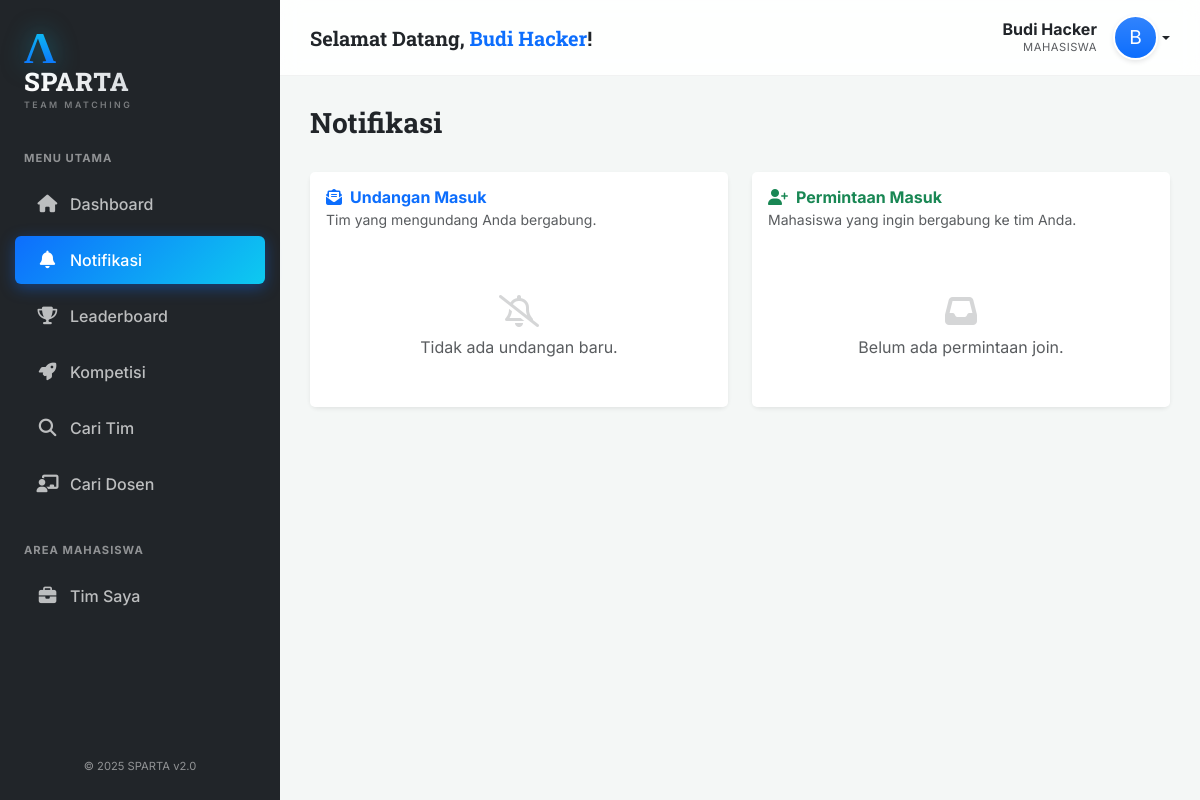
The page /?page=notifikasi (signed in) on the database as committed earlier.
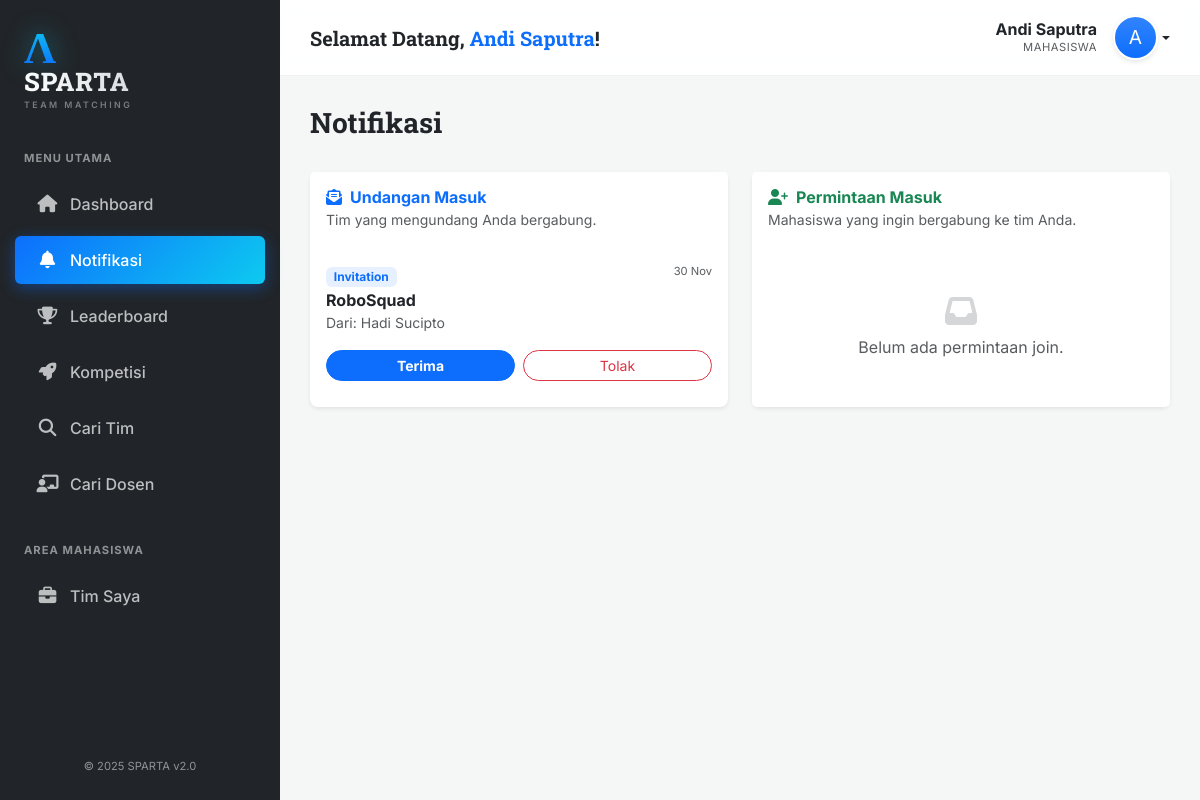
The same page on the database as committed later.
### tables this page shows
CREATE TABLE Invitasi (
    ID_Invitasi INT AUTO_INCREMENT PRIMARY KEY,
    ID_Tim INT NOT NULL,
    ID_Pengirim INT NOT NULL,  
    ID_Penerima INT NOT NULL,  
    Tipe_Penerima ENUM('mahasiswa', 'dosen') NOT NULL,
    Status ENUM('Pending', 'Diterima', 'Ditolak') DEFAULT 'Pending',
    Tanggal_Kirim DATETIME DEFAULT CURRENT_TIMESTAMP,
    FOREIGN KEY (ID_Tim) REFERENCES Tim(ID_Tim) ON DELETE CASCADE
);

CREATE TABLE Tim (
    ID_Tim INT AUTO_INCREMENT PRIMARY KEY,
    Nama_Tim VARCHAR(100) NOT NULL,
    Status_Pencarian ENUM('Terbuka', 'Tertutup') DEFAULT 'Terbuka',
    Deskripsi_Tim TEXT,
    Kebutuhan_Role TEXT DEFAULT NULL,  
    ID_Lomba INT NOT NULL,
    ID_Kategori INT DEFAULT NULL,  
    ID_Mahasiswa_Ketua INT NOT NULL,
    ID_Dosen_Pembimbing INT,
    ID_Peringkat INT,
    FOREIGN KEY (ID_Lomba) REFERENCES Lomba(ID_Lomba) ON DELETE CASCADE,
    FOREIGN KEY (ID_Kategori) REFERENCES Kategori_Lomba(ID_Kategori) ON DELETE SET NULL,
    FOREIGN KEY (ID_Mahasiswa_Ketua) REFERENCES Mahasiswa(ID_Mahasiswa),
    FOREIGN KEY (ID_Dosen_Pembimbing) REFERENCES Dosen_Pembimbing(ID_Dosen),
    FOREIGN KEY (ID_Peringkat) REFERENCES Peringkat_Juara(ID_Peringkat)
);

CREATE TABLE Mahasiswa (
    ID_Mahasiswa INT AUTO_INCREMENT PRIMARY KEY,
    NIM VARCHAR(20) UNIQUE DEFAULT NULL,
    Nama_Mahasiswa VARCHAR(150) NOT NULL,
    Email VARCHAR(100) UNIQUE NOT NULL,
    Password_Hash VARCHAR(255) NOT NULL,
    Tempat_Lahir VARCHAR(50),
    Tanggal_Lahir DATE,
    Bio TEXT,
    No_HP VARCHAR(20) DEFAULT NULL,
    LinkedIn VARCHAR(255) DEFAULT NULL,
    Total_Poin FLOAT DEFAULT 0,
    ID_Prodi INT DEFAULT NULL,
    Foto_Profil VARCHAR(255) DEFAULT NULL,
    Is_Verified TINYINT(1) DEFAULT 0,
    Verification_Token VARCHAR(255) DEFAULT NULL,
    FOREIGN KEY (ID_Prodi) REFERENCES Prodi(ID_Prodi) ON DELETE SET NULL
);

### src/pages/notifikasi.php (the view, shortened to what the changed rows need)
<?php
$userId = $_SESSION['user_id'];
$sqlInvite = "SELECT i.*, t.Nama_Tim, m.Nama_Mahasiswa as PengirimName, 'incoming_invite' as Tipe
              FROM Invitasi i
              JOIN Tim t ON i.ID_Tim = t.ID_Tim
              JOIN Mahasiswa m ON i.ID_Pengirim = m.ID_Mahasiswa
              WHERE i.ID_Penerima = ? AND i.Status = 'Pending'
              AND t.ID_Mahasiswa_Ketua != ? -- Pastikan bukan request tim sendiri
              ORDER BY i.ID_Invitasi DESC";
$stmtInv = $pdo->prepare($sqlInvite);
$stmtInv->execute([$userId, $userId]);
$myInvites = $stmtInv->fetchAll();
$sqlReq = "SELECT i.*, t.Nama_Tim, m.Nama_Mahasiswa as PengirimName, m.Foto_Profil, m.NIM, 'incoming_request' as Tipe
           FROM Invitasi i
           JOIN Tim t ON i.ID_Tim = t.ID_Tim
           JOIN Mahasiswa m ON i.ID_Pengirim = m.ID_Mahasiswa
           WHERE i.ID_Penerima = ? AND i.Status = 'Pending'
           AND i.Tipe_Penerima = 'mahasiswa' -- Ketua pasti mahasiswa
           AND t.ID_Mahasiswa_Ketua = ? -- Validasi double check saya ketua
           ORDER BY i.ID_Invitasi DESC";
$stmtReq = $pdo->prepare($sqlReq);
$stmtReq->execute([$userId, $userId]);
$myRequests = $stmtReq->fetchAll();
$reqIds = array_column($myRequests, 'ID_Invitasi');
$myInvites = array_filter($myInvites, function($val) use ($reqIds) {
    return !in_array($val['ID_Invitasi'], $reqIds);
});
?>
<div class="row g-4">
    <div class="col-md-6">
        <div class="card border-0 shadow-sm rounded-3 h-100">
            <div class="list-group list-group-flush">
                <?php if(empty($myInvites)): ?>
                    <div class="list-group-item text-center text-muted py-5 border-0">
                        <i class="far fa-bell-slash fa-2x mb-2 opacity-25"></i><br>Tidak ada undangan baru.
                    </div>
                <?php else: ?>
                    <?php foreach($myInvites as $inv): ?>
                    <div class="list-group-item p-3 border-light">
                        <div class="d-flex justify-content-between align-items-start mb-2">
                            <div>
                                <span class="badge bg-primary bg-opacity-10 text-primary mb-1">Invitation</span>
                                <h6 class="fw-bold mb-0 text-dark"><?= htmlspecialchars($inv['Nama_Tim']) ?></h6>
                                <small class="text-muted">Dari: <?= htmlspecialchars($inv['PengirimName']) ?></small>
                            </div>
                            <small class="text-muted" style="font-size:0.7rem"><?= date('d M', strtotime($inv['Tanggal_Kirim'])) ?></small>
                        </div>
                        <div class="d-flex gap-2 mt-3">
                            <form method="POST" class="w-100">
                                <button type="submit" name="action" value="accept" class="btn btn-primary btn-sm w-100 rounded-pill fw-bold">Terima</button>
                            </form>
                            <form method="POST" class="w-100">
                                <button type="submit" name="action" value="reject" class="btn btn-outline-danger btn-sm w-100 rounded-pill">Tolak</button>
                            </form>
                        </div>
                    </div>
                    <?php endforeach; ?>
                <?php endif; ?>
            </div>
        </div>
    </div>
</div>

### src/index.php (shortened to what the changed rows need)
<?php
require_once 'config.php';
$page = isset($_GET['page']) ? $_GET['page'] : 'dashboard';
$namaUser = $_SESSION['nama'] ?? 'User';
$roleUser = $_SESSION['role'] ?? 'mahasiswa';
$userId   = $_SESSION['user_id'];
$adminPages = ['user_admin', 'master'];
$userFoto = null;
try {
    if ($roleUser === 'mahasiswa') {
        $stmt = $pdo->prepare("SELECT Foto_Profil, NIM FROM Mahasiswa WHERE ID_Mahasiswa = ?");
        $stmt->execute([$userId]);
        $data = $stmt->fetch();
        if ($data) $userFoto = getFotoMhs($data['NIM'], $data['Foto_Profil']);
    } elseif ($roleUser === 'dosen') {
        $stmt = $pdo->prepare("SELECT Foto_Profil, NIDN FROM Dosen_Pembimbing WHERE ID_Dosen = ?");
        $stmt->execute([$userId]);
        $data = $stmt->fetch();
        if ($data) $userFoto = getFotoMhs('DSN_'.$data['NIDN'], $data['Foto_Profil']);
    } elseif ($roleUser === 'admin') {
        $stmt = $pdo->prepare("SELECT Foto_Profil FROM Admin WHERE ID_Admin = ?");
        $stmt->execute([$userId]);
        $userFoto = $stmt->fetchColumn();
    }
} catch (Exception $e) {}
?>
<!DOCTYPE html>
<html lang="id">
<head>
    <link href="https://cdn.jsdelivr.net/npm/bootstrap@5.3.0/dist/css/bootstrap.min.css" rel="stylesheet">
    <link rel="stylesheet" href="https://cdnjs.cloudflare.com/ajax/libs/font-awesome/6.4.0/css/all.min.css">
</head>
<body>
    <div class="main-wrapper">
        <nav class="top-navbar d-flex justify-content-between align-items-center">
            <div class="d-flex align-items-center">
                <h5 class="mb-0 fw-bold text-dark d-none d-md-block" style="font-family: 'Roboto Slab';">
                    Selamat Datang, <span class="text-primary"><?= htmlspecialchars($namaUser) ?></span>!
                </h5>
            </div>
            <div class="dropdown">
                <a href="#" class="d-flex align-items-center text-decoration-none dropdown-toggle text-dark" id="dropdownUser1" data-bs-toggle="dropdown" aria-expanded="false">
                    <div class="me-3 text-end lh-1 d-none d-md-block">
                        <div class="fw-bold text-dark"><?= htmlspecialchars($namaUser) ?></div>
                        <small class="text-muted text-uppercase" style="font-size: 0.7rem; letter-spacing: 0.5px;">
                            <?php
                            if ($roleUser === 'admin') echo "Administrator";
                            elseif ($roleUser === 'dosen') echo "Dosen Pembimbing";
                            else echo "Mahasiswa";
                            ?>
                        </small>
                    </div>
                    <?php if(!empty($userFoto) && file_exists($userFoto)): ?>
                        <img src="<?= $userFoto ?>?t=<?= time() ?>" class="rounded-circle user-avatar-nav">
                    <?php else: ?>
                        <div class="rounded-circle bg-gradient bg-primary text-white d-flex align-items-center justify-content-center user-avatar-nav" style="font-size: 1.2rem;">
                            <?= strtoupper(substr($namaUser, 0, 1)) ?>
                        </div>
                    <?php endif; ?>
                </a>
            </div>
        </nav>
        <div class="content">
            <?php
            if (in_array($page, $adminPages)) {
                $file = "pages/admin/$page.php";
                if (file_exists($file)) {
                    if ($roleUser === 'admin') {
                        include $file;
                    } else {
                        if (file_exists('error.php')) { header("Location: error.php?code=403"); }
                        else { echo "<div class='alert alert-danger'>Akses Ditolak! Halaman ini hanya untuk Administrator.</div>"; }
                    }
                } else {
                    echo "<div class='alert alert-warning'>Halaman admin '$page' tidak ditemukan.</div>";
                }
            }
            elseif (file_exists("pages/$page.php")) {
                include "pages/$page.php";
            }
            ?>
        </div>
    </div>
</body>
</html>

Rows that differ between the two databases and show on the page:
added invitasi: ID_Tim.Nama_Tim "RoboSquad", mahasiswa.Nama_Mahasiswa "Hadi Sucipto", Tanggal_Kirim "30 Nov"
Other text that changed with them:
$namaUser: "Budi Hacker" → "Andi Saputra"
substr($namaUser, 0, 1): "B" → "A"
text no longer shown: "Tidak ada undangan baru."
